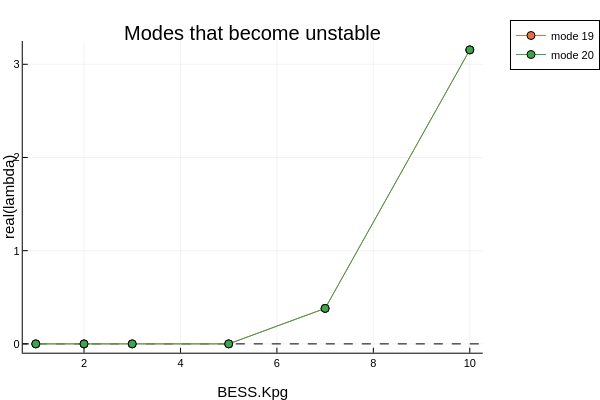
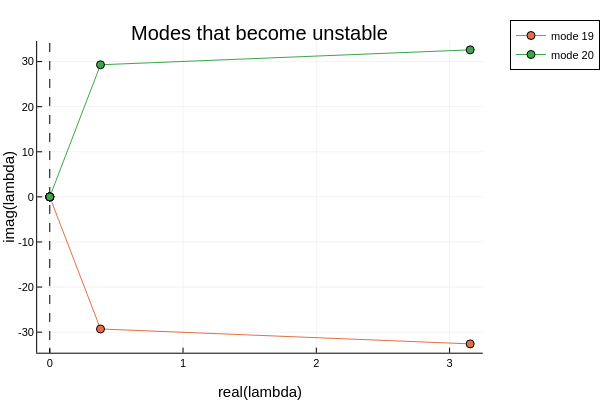

Notebook source saved alongside these figures, in order:
### Markdown cell above
## Mode Plots

### Code cell
using Plots

plotlyjs()

if isempty(unstable_modes)
    println("No modes become unstable for these sweep values.")
else
    real_part_plot = plot(
        xlabel = "$SWEEP_COMPONENT.$SWEEP_PARAMETER",
        ylabel = "real(lambda)",
        title = "Modes that become unstable",
        legend = :outertopright,
    )
    hline!(real_part_plot, [0.0], line = (:dash, :black), label = "")

    for mode in unstable_modes
        mode_data = unstable_mode_df[unstable_mode_df.mode .== mode, :]
        plot!(
            real_part_plot,
            mode_data.parameter_value,
            mode_data.real_part,
            marker = :circle,
            label = "mode $mode",
        )
    end

    display(real_part_plot)

    complex_plane_plot = plot(
        xlabel = "real(lambda)",
        ylabel = "imag(lambda)",
        title = "Modes that become unstable",
        legend = :outertopright,
    )
    vline!(complex_plane_plot, [0.0], line = (:dash, :black), label = "")

    for mode in unstable_modes
        mode_data = unstable_mode_df[unstable_mode_df.mode .== mode, :]
        plot!(
            complex_plane_plot,
            mode_data.real_part,
            mode_data.imag_part,
            marker = :circle,
            label = "mode $mode",
        )
    end

    display(complex_plane_plot)
end

### Figure 1 — Plotly figure (JSON) as saved in the notebook; plotly's stock layout.template omitted (floating-point values rounded to 4 significant figures)
{"data": [{"colorbar": {"len": 0.8657, "title": "", "x": 0.9934, "y": 0.5087}, "legendgroup": "", "line": {"color": "rgba(0, 0, 0, 1.000)", "dash": "dash", "shape": "linear", "width": 1}, "mode": "lines", "name": "", "showlegend": false, "type": "scatter", "x": [-953.3, 964.3], "xaxis": "x", "y": [0, 0], "yaxis": "y"}, {"colorbar": {"len": 0.8657, "title": "", "x": 0.9934, "y": 0.5087}, "legendgroup": "mode 19", "line": {"color": "rgba(227, 111, 71, 1.000)", "dash": "solid", "shape": "linear", "width": 1}, "marker": {"color": "rgba(227, 111, 71, 1.000)", "line": {"color": "rgba(0, 0, 0, 1.000)", "width": 1}, "size": 8, "symbol": "circle"}, "mode": "lines+markers", "name": "mode 19", "showlegend": true, "type": "scatter", "x": [1, 2, 3, 5, 7, 10], "xaxis": "x", "y": [0, 0, 0, 0, 0.3807, 3.155], "yaxis": "y"}, {"colorbar": {"len": 0.8657, "title": "", "x": 0.9934, "y": 0.5087}, "legendgroup": "mode 20", "line": {"color": "rgba(62, 164, 78, 1.000)", "dash": "solid", "shape": "linear", "width": 1}, "marker": {"color": "rgba(62, 164, 78, 1.000)", "line": {"color": "rgba(0, 0, 0, 1.000)", "width": 1}, "size": 8, "symbol": "circle"}, "mode": "lines+markers", "name": "mode 20", "showlegend": true, "type": "scatter", "x": [1, 2, 3, 5, 7, 10], "xaxis": "x", "y": [0, 0, 0, 0, 0.3807, 3.155], "yaxis": "y"}], "layout": {"annotations": [{"font": {"color": "rgba(0, 0, 0, 1.000)", "family": "sans-serif", "size": 20}, "rotation": 0, "showarrow": false, "text": "Modes that become unstable", "x": 0.5201, "xanchor": "center", "xref": "paper", "y": 1, "yanchor": "top", "yref": "paper"}], "height": 400, "legend": {"bgcolor": "rgba(255, 255, 255, 1.000)", "bordercolor": "rgba(0, 0, 0, 1.000)", "borderwidth": 1, "font": {"color": "rgba(0, 0, 0, 1.000)", "family": "sans-serif", "size": 11}, "title": {"font": {"color": "rgba(0, 0, 0, 1.000)", "family": "sans-serif", "size": 15}, "text": ""}, "tracegroupgap": 0, "traceorder": "normal", "x": 1.05, "xanchor": "upper", "y": 1, "yanchor": "right"}, "margin": {"b": 20, "l": 0, "r": 0, "t": 20}, "paper_bgcolor": "rgba(255, 255, 255, 1.000)", "plot_bgcolor": "rgba(255, 255, 255, 1.000)", "showlegend": true, "width": 600, "xaxis": {"anchor": "y", "domain": [0.04684, 0.9934], "gridcolor": "rgba(0, 0, 0, 0.100)", "gridwidth": 0.5, "linecolor": "rgba(0, 0, 0, 1.000)", "mirror": false, "range": [0.73, 10.27], "showgrid": true, "showline": true, "showticklabels": true, "tickangle": 0, "tickcolor": "rgb(0, 0, 0)", "tickfont": {"color": "rgba(0, 0, 0, 1.000)", "family": "sans-serif", "size": 11}, "tickmode": "array", "ticks": "inside", "ticktext": ["2", "4", "6", "8", "10"], "tickvals": [2, 4, 6, 8, 10], "title": "BESS.Kpg", "titlefont": {"color": "rgba(0, 0, 0, 1.000)", "family": "sans-serif", "size": 15}, "type": "-", "visible": true, "zeroline": false, "zerolinecolor": "rgba(0, 0, 0, 1.000)"}, "yaxis": {"anchor": "x", "domain": [0.07581, 0.9415], "gridcolor": "rgba(0, 0, 0, 0.100)", "gridwidth": 0.5, "linecolor": "rgba(0, 0, 0, 1.000)", "mirror": false, "range": [-0.09464, 3.249], "showgrid": true, "showline": true, "showticklabels": true, "tickangle": 0, "tickcolor": "rgb(0, 0, 0)", "tickfont": {"color": "rgba(0, 0, 0, 1.000)", "family": "sans-serif", "size": 11}, "tickmode": "array", "ticks": "inside", "ticktext": ["0", "1", "2", "3"], "tickvals": [0, 1, 2, 3], "title": "real(lambda)", "titlefont": {"color": "rgba(0, 0, 0, 1.000)", "family": "sans-serif", "size": 15}, "type": "-", "visible": true, "zeroline": false, "zerolinecolor": "rgba(0, 0, 0, 1.000)"}}}

### Figure 2 — Plotly figure (JSON) as saved in the notebook; plotly's stock layout.template omitted (floating-point values rounded to 4 significant figures)
{"data": [{"colorbar": {"len": 0.8657, "title": "", "x": 0.9934, "y": 0.5087}, "legendgroup": "", "line": {"color": "rgba(0, 0, 0, 1.000)", "dash": "dash", "shape": "linear", "width": 1}, "mode": "lines", "name": "", "showlegend": false, "type": "scatter", "x": [0, 0], "xaxis": "x", "y": [-6947.0, 6947.0], "yaxis": "y"}, {"colorbar": {"len": 0.8657, "title": "", "x": 0.9934, "y": 0.5087}, "legendgroup": "mode 19", "line": {"color": "rgba(227, 111, 71, 1.000)", "dash": "solid", "shape": "linear", "width": 1}, "marker": {"color": "rgba(227, 111, 71, 1.000)", "line": {"color": "rgba(0, 0, 0, 1.000)", "width": 1}, "size": 8, "symbol": "circle"}, "mode": "lines+markers", "name": "mode 19", "showlegend": true, "type": "scatter", "x": [0, 0, 0, 0, 0.3807, 3.155], "xaxis": "x", "y": [0, 0, 0, 0, -29.3, -32.6], "yaxis": "y"}, {"colorbar": {"len": 0.8657, "title": "", "x": 0.9934, "y": 0.5087}, "legendgroup": "mode 20", "line": {"color": "rgba(62, 164, 78, 1.000)", "dash": "solid", "shape": "linear", "width": 1}, "marker": {"color": "rgba(62, 164, 78, 1.000)", "line": {"color": "rgba(0, 0, 0, 1.000)", "width": 1}, "size": 8, "symbol": "circle"}, "mode": "lines+markers", "name": "mode 20", "showlegend": true, "type": "scatter", "x": [0, 0, 0, 0, 0.3807, 3.155], "xaxis": "x", "y": [0, 0, 0, 0, 29.3, 32.6], "yaxis": "y"}], "layout": {"annotations": [{"font": {"color": "rgba(0, 0, 0, 1.000)", "family": "sans-serif", "size": 20}, "rotation": 0, "showarrow": false, "text": "Modes that become unstable", "x": 0.535, "xanchor": "center", "xref": "paper", "y": 1, "yanchor": "top", "yref": "paper"}], "height": 400, "legend": {"bgcolor": "rgba(255, 255, 255, 1.000)", "bordercolor": "rgba(0, 0, 0, 1.000)", "borderwidth": 1, "font": {"color": "rgba(0, 0, 0, 1.000)", "family": "sans-serif", "size": 11}, "title": {"font": {"color": "rgba(0, 0, 0, 1.000)", "family": "sans-serif", "size": 15}, "text": ""}, "tracegroupgap": 0, "traceorder": "normal", "x": 1.05, "xanchor": "upper", "y": 1, "yanchor": "right"}, "margin": {"b": 20, "l": 0, "r": 0, "t": 20}, "paper_bgcolor": "rgba(255, 255, 255, 1.000)", "plot_bgcolor": "rgba(255, 255, 255, 1.000)", "showlegend": true, "width": 600, "xaxis": {"anchor": "y", "domain": [0.07647, 0.9934], "gridcolor": "rgba(0, 0, 0, 0.100)", "gridwidth": 0.5, "linecolor": "rgba(0, 0, 0, 1.000)", "mirror": false, "range": [-0.09464, 3.249], "showgrid": true, "showline": true, "showticklabels": true, "tickangle": 0, "tickcolor": "rgb(0, 0, 0)", "tickfont": {"color": "rgba(0, 0, 0, 1.000)", "family": "sans-serif", "size": 11}, "tickmode": "array", "ticks": "inside", "ticktext": ["0", "1", "2", "3"], "tickvals": [0, 1, 2, 3], "title": "real(lambda)", "titlefont": {"color": "rgba(0, 0, 0, 1.000)", "family": "sans-serif", "size": 15}, "type": "-", "visible": true, "zeroline": false, "zerolinecolor": "rgba(0, 0, 0, 1.000)"}, "yaxis": {"anchor": "x", "domain": [0.07581, 0.9415], "gridcolor": "rgba(0, 0, 0, 0.100)", "gridwidth": 0.5, "linecolor": "rgba(0, 0, 0, 1.000)", "mirror": false, "range": [-34.56, 34.56], "showgrid": true, "showline": true, "showticklabels": true, "tickangle": 0, "tickcolor": "rgb(0, 0, 0)", "tickfont": {"color": "rgba(0, 0, 0, 1.000)", "family": "sans-serif", "size": 11}, "tickmode": "array", "ticks": "inside", "ticktext": ["-30", "-20", "-10", "0", "10", "20", "30"], "tickvals": [-30, -20, -10, 0, 10, 20, 30], "title": "imag(lambda)", "titlefont": {"color": "rgba(0, 0, 0, 1.000)", "family": "sans-serif", "size": 15}, "type": "-", "visible": true, "zeroline": false, "zerolinecolor": "rgba(0, 0, 0, 1.000)"}}}
